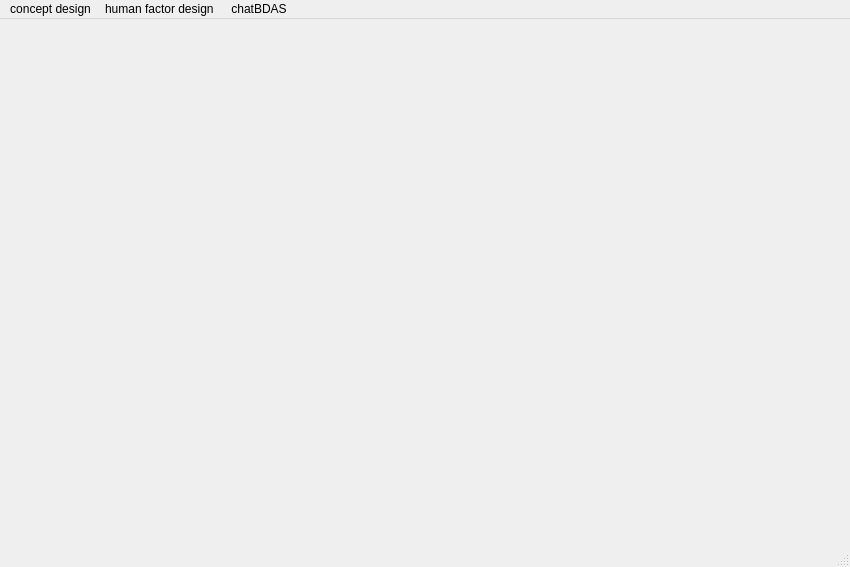
<?xml version="1.0" encoding="UTF-8"?>
<ui version="4.0">
 <class>BDAS</class>
 <widget class="QMainWindow" name="BDAS">
  <property name="geometry">
   <rect>
    <x>0</x>
    <y>0</y>
    <width>850</width>
    <height>567</height>
   </rect>
  </property>
  <property name="windowTitle">
   <string>BDAS</string>
  </property>
  <widget class="QWidget" name="centralwidget">
   <widget class="QStackedWidget" name="myStackedWidget">
    <property name="geometry">
     <rect>
      <x>0</x>
      <y>0</y>
      <width>841</width>
      <height>491</height>
     </rect>
    </property>
   </widget>
  </widget>
  <widget class="QMenuBar" name="menubar">
   <property name="geometry">
    <rect>
     <x>0</x>
     <y>0</y>
     <width>850</width>
     <height>43</height>
    </rect>
   </property>
   <widget class="QMenu" name="menuconcept_design">
    <property name="title">
     <string>concept design</string>
    </property>
   </widget>
   <widget class="QMenu" name="menuhuman_factor_design">
    <property name="title">
     <string>human factor design </string>
    </property>
   </widget>
   <widget class="QMenu" name="menuchatBDAS">
    <property name="title">
     <string>chatBDAS</string>
    </property>
   </widget>
   <addaction name="menuconcept_design"/>
   <addaction name="menuhuman_factor_design"/>
   <addaction name="menuchatBDAS"/>
  </widget>
  <widget class="QStatusBar" name="statusbar"/>
 </widget>
 <resources/>
 <connections/>
</ui>
